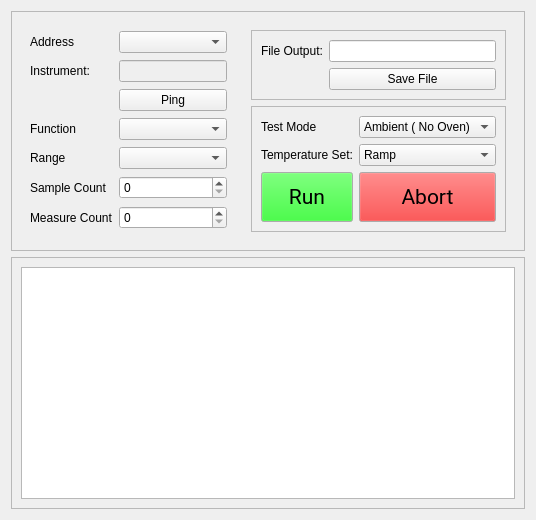
      <widget class="QWidget" name="measurement">
       <attribute name="title">
        <string>Measurement</string>
       </attribute>
       <layout class="QVBoxLayout" name="verticalLayout_6">
        <item>
         <widget class="QFrame" name="frame_3">
          <property name="frameShape">
           <enum>QFrame::Shape::StyledPanel</enum>
          </property>
          <property name="frameShadow">
           <enum>QFrame::Shadow::Raised</enum>
          </property>
          <layout class="QHBoxLayout" name="horizontalLayout_4">
           <item>
            <widget class="QWidget" name="gridLayout_measInfo" native="true">
             <property name="maximumSize">
              <size>
               <width>465</width>
               <height>16777215</height>
              </size>
             </property>
             <layout class="QGridLayout" name="gridLayout_11">
              <item row="3" column="0">
               <widget class="QLabel" name="label_measMode">
                <property name="text">
                 <string>Function</string>
                </property>
               </widget>
              </item>
              <item row="4" column="0">
               <widget class="QLabel" name="label_measRange">
                <property name="text">
                 <string>Range</string>
                </property>
               </widget>
              </item>
              <item row="0" column="0">
               <widget class="QLabel" name="label_measAddress">
                <property name="text">
                 <string>Address</string>
                </property>
               </widget>
              </item>
              <item row="1" column="0">
               <widget class="QLabel" name="label_measInst">
                <property name="text">
                 <string>Instrument:</string>
                </property>
               </widget>
              </item>
              <item row="3" column="1">
               <widget class="QComboBox" name="meas_mode"/>
              </item>
              <item row="5" column="0">
               <widget class="QLabel" name="label_measSample">
                <property name="text">
                 <string>Sample Count</string>
                </property>
               </widget>
              </item>
              <item row="0" column="1">
               <widget class="QComboBox" name="meas_address"/>
              </item>
              <item row="5" column="1">
               <widget class="QSpinBox" name="meas_sample"/>
              </item>
              <item row="1" column="1">
               <widget class="QLineEdit" name="meas_response">
                <property name="enabled">
                 <bool>false</bool>
                </property>
               </widget>
              </item>
              <item row="2" column="1">
               <widget class="QPushButton" name="meas_ping_button">
                <property name="text">
                 <string>Ping</string>
                </property>
               </widget>
              </item>
              <item row="4" column="1">
               <widget class="QComboBox" name="meas_range"/>
              </item>
              <item row="6" column="0">
               <widget class="QLabel" name="label_measCount">
                <property name="text">
                 <string>Measure Count</string>
                </property>
               </widget>
              </item>
              <item row="6" column="1">
               <widget class="QSpinBox" name="meas_count"/>
              </item>
             </layout>
            </widget>
           </item>
           <item>
            <widget class="QWidget" name="widget_2" native="true">
             <layout class="QVBoxLayout" name="verticalLayout_2">
              <item>
               <widget class="QFrame" name="frame_7">
                <property name="frameShape">
                 <enum>QFrame::Shape::StyledPanel</enum>
                </property>
                <property name="frameShadow">
                 <enum>QFrame::Shadow::Raised</enum>
                </property>
                <layout class="QGridLayout" name="gridLayout_5">
                 <item row="0" column="0">
                  <widget class="QLabel" name="label_file_output">
                   <property name="text">
                    <string>File Output:</string>
                   </property>
                  </widget>
                 </item>
                 <item row="0" column="1">
                  <widget class="QLineEdit" name="file_name"/>
                 </item>
                 <item row="1" column="1">
                  <widget class="QPushButton" name="save_file_button">
                   <property name="text">
                    <string>Save File</string>
                   </property>
                  </widget>
                 </item>
                </layout>
               </widget>
              </item>
              <item>
               <widget class="QFrame" name="frame_8">
                <property name="frameShape">
                 <enum>QFrame::Shape::StyledPanel</enum>
                </property>
                <property name="frameShadow">
                 <enum>QFrame::Shadow::Raised</enum>
                </property>
                <layout class="QGridLayout" name="gridLayout_13">
                 <item row="2" column="1">
                  <widget class="QPushButton" name="test_abort_button">
                   <property name="sizePolicy">
                    <sizepolicy hsizetype="Preferred" vsizetype="Fixed">
                     <horstretch>0</horstretch>
                     <verstretch>0</verstretch>
                    </sizepolicy>
                   </property>
                   <property name="minimumSize">
                    <size>
                     <width>0</width>
                     <height>50</height>
                    </size>
                   </property>
                   <property name="palette">
                    <palette>
                     <active>
                      <colorrole role="Button">
                       <brush brushstyle="SolidPattern">
                        <color alpha="179">
                         <red>255</red>
                         <green>0</green>
                         <blue>0</blue>
                        </color>
                       </brush>
                      </colorrole>
                     </active>
                     <inactive>
                      <colorrole role="Button">
                       <brush brushstyle="SolidPattern">
                        <color alpha="179">
                         <red>255</red>
                         <green>0</green>
                         <blue>0</blue>
                        </color>
                       </brush>
                      </colorrole>
                     </inactive>
                     <disabled>
                      <colorrole role="Button">
                       <brush brushstyle="SolidPattern">
                        <color alpha="179">
                         <red>255</red>
                         <green>0</green>
                         <blue>0</blue>
                        </color>
                       </brush>
                      </colorrole>
                     </disabled>
                    </palette>
                   </property>
                   <property name="font">
                    <font>
                     <family>Roboto</family>
                     <pointsize>16</pointsize>
                     <bold>false</bold>
                    </font>
                   </property>
                   <property name="text">
                    <string>Abort</string>
                   </property>
                  </widget>
                 </item>
                 <item row="2" column="0">
                  <widget class="QPushButton" name="test_run_button">
                   <property name="sizePolicy">
                    <sizepolicy hsizetype="Preferred" vsizetype="Fixed">
                     <horstretch>0</horstretch>
                     <verstretch>0</verstretch>
                    </sizepolicy>
                   </property>
                   <property name="minimumSize">
                    <size>
                     <width>0</width>
                     <height>50</height>
                    </size>
                   </property>
                   <property name="palette">
                    <palette>
                     <active>
                      <colorrole role="Button">
                       <brush brushstyle="SolidPattern">
                        <color alpha="179">
                         <red>0</red>
                         <green>255</green>
                         <blue>0</blue>
                        </color>
                       </brush>
                      </colorrole>
                     </active>
                     <inactive>
                      <colorrole role="Button">
                       <brush brushstyle="SolidPattern">
                        <color alpha="179">
                         <red>0</red>
                         <green>255</green>
                         <blue>0</blue>
                        </color>
                       </brush>
                      </colorrole>
                     </inactive>
                     <disabled>
                      <colorrole role="Button">
                       <brush brushstyle="SolidPattern">
                        <color alpha="179">
                         <red>0</red>
                         <green>255</green>
                         <blue>0</blue>
                        </color>
                       </brush>
                      </colorrole>
                     </disabled>
                    </palette>
                   </property>
                   <property name="font">
                    <font>
                     <family>Roboto</family>
                     <pointsize>16</pointsize>
                     <bold>false</bold>
                    </font>
                   </property>
                   <property name="text">
                    <string>Run</string>
                   </property>
                   <property name="checkable">
                    <bool>false</bool>
                   </property>
                  </widget>
                 </item>
                 <item row="0" column="0">
                  <widget class="QLabel" name="label_test_mode">
                   <property name="text">
                    <string>Test Mode</string>
                   </property>
                  </widget>
                 </item>
                 <item row="0" column="1">
                  <widget class="QComboBox" name="temp_test_mode">
                   <item>
                    <property name="text">
                     <string>Ambient ( No Oven)</string>
                    </property>
                   </item>
                   <item>
                    <property name="text">
                     <string>With Oven</string>
                    </property>
                   </item>
                  </widget>
                 </item>
                 <item row="1" column="0">
                  <widget class="QLabel" name="label_temp_set">
                   <property name="text">
                    <string>Temperature Set:</string>
                   </property>
                  </widget>
                 </item>
                 <item row="1" column="1">
                  <widget class="QComboBox" name="temp_set">
                   <item>
                    <property name="text">
                     <string>Ramp</string>
                    </property>
                   </item>
                   <item>
                    <property name="text">
                     <string>Custom</string>
                    </property>
                   </item>
                  </widget>
                 </item>
                </layout>
               </widget>
              </item>
             </layout>
            </widget>
           </item>
          </layout>
         </widget>
        </item>
        <item>
         <widget class="QFrame" name="frame_4">
          <property name="minimumSize">
           <size>
            <width>0</width>
            <height>252</height>
           </size>
          </property>
          <property name="maximumSize">
           <size>
            <width>16777215</width>
            <height>252</height>
           </size>
          </property>
          <property name="frameShape">
           <enum>QFrame::Shape::StyledPanel</enum>
          </property>
          <property name="frameShadow">
           <enum>QFrame::Shadow::Raised</enum>
          </property>
          <layout class="QHBoxLayout" name="horizontalLayout_5">
           <item>
            <widget class="QTableView" name="measure_output_table"/>
           </item>
          </layout>
         </widget>
        </item>
       </layout>
      </widget>
